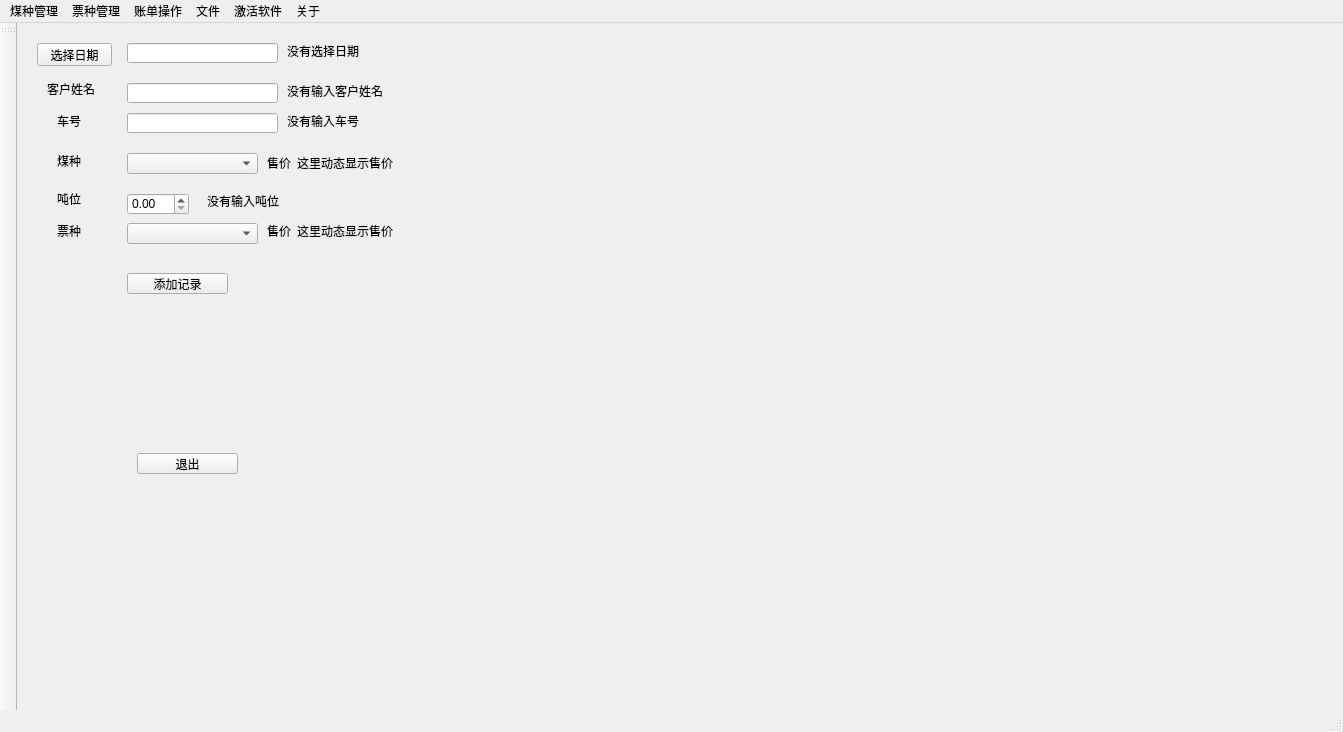
<?xml version="1.0" encoding="UTF-8"?>
<ui version="4.0">
 <class>MainWindow</class>
 <widget class="QMainWindow" name="MainWindow">
  <property name="geometry">
   <rect>
    <x>0</x>
    <y>0</y>
    <width>1343</width>
    <height>732</height>
   </rect>
  </property>
  <property name="windowTitle">
   <string>MainWindow</string>
  </property>
  <widget class="QWidget" name="centralwidget">
   <widget class="QPushButton" name="exit">
    <property name="geometry">
     <rect>
      <x>120</x>
      <y>430</y>
      <width>101</width>
      <height>21</height>
     </rect>
    </property>
    <property name="text">
     <string>退出</string>
    </property>
   </widget>
   <widget class="QComboBox" name="coal_sorts">
    <property name="geometry">
     <rect>
      <x>110</x>
      <y>130</y>
      <width>131</width>
      <height>21</height>
     </rect>
    </property>
    <property name="sizeAdjustPolicy">
     <enum>QComboBox::AdjustToMinimumContentsLength</enum>
    </property>
   </widget>
   <widget class="QLabel" name="label_coal">
    <property name="geometry">
     <rect>
      <x>40</x>
      <y>130</y>
      <width>59</width>
      <height>16</height>
     </rect>
    </property>
    <property name="text">
     <string>煤种</string>
    </property>
   </widget>
   <widget class="QPushButton" name="add_record_btn">
    <property name="geometry">
     <rect>
      <x>110</x>
      <y>250</y>
      <width>101</width>
      <height>21</height>
     </rect>
    </property>
    <property name="text">
     <string>添加记录</string>
    </property>
   </widget>
   <widget class="QLabel" name="weight_label">
    <property name="geometry">
     <rect>
      <x>40</x>
      <y>170</y>
      <width>54</width>
      <height>12</height>
     </rect>
    </property>
    <property name="text">
     <string>吨位</string>
    </property>
   </widget>
   <widget class="QComboBox" name="ticket_sorts">
    <property name="geometry">
     <rect>
      <x>110</x>
      <y>200</y>
      <width>131</width>
      <height>21</height>
     </rect>
    </property>
    <property name="sizeAdjustPolicy">
     <enum>QComboBox::AdjustToMinimumContentsLength</enum>
    </property>
   </widget>
   <widget class="QLabel" name="label_ticket">
    <property name="geometry">
     <rect>
      <x>40</x>
      <y>200</y>
      <width>59</width>
      <height>16</height>
     </rect>
    </property>
    <property name="text">
     <string>票种</string>
    </property>
   </widget>
   <widget class="QLabel" name="user_name_label">
    <property name="geometry">
     <rect>
      <x>30</x>
      <y>60</y>
      <width>54</width>
      <height>12</height>
     </rect>
    </property>
    <property name="text">
     <string>客户姓名</string>
    </property>
   </widget>
   <widget class="QLabel" name="car_id_label">
    <property name="geometry">
     <rect>
      <x>40</x>
      <y>90</y>
      <width>54</width>
      <height>16</height>
     </rect>
    </property>
    <property name="text">
     <string>车号</string>
    </property>
   </widget>
   <widget class="QPushButton" name="select_date_btn">
    <property name="geometry">
     <rect>
      <x>20</x>
      <y>20</y>
      <width>75</width>
      <height>23</height>
     </rect>
    </property>
    <property name="text">
     <string>选择日期</string>
    </property>
   </widget>
   <widget class="QLineEdit" name="usernmae_content">
    <property name="geometry">
     <rect>
      <x>110</x>
      <y>60</y>
      <width>151</width>
      <height>20</height>
     </rect>
    </property>
   </widget>
   <widget class="QLineEdit" name="car_id_content">
    <property name="geometry">
     <rect>
      <x>110</x>
      <y>90</y>
      <width>151</width>
      <height>20</height>
     </rect>
    </property>
   </widget>
   <widget class="QDoubleSpinBox" name="weight_value">
    <property name="geometry">
     <rect>
      <x>110</x>
      <y>170</y>
      <width>62</width>
      <height>22</height>
     </rect>
    </property>
   </widget>
   <widget class="QLineEdit" name="date_value_content">
    <property name="geometry">
     <rect>
      <x>110</x>
      <y>20</y>
      <width>151</width>
      <height>20</height>
     </rect>
    </property>
   </widget>
   <widget class="QLabel" name="label_coal_2">
    <property name="geometry">
     <rect>
      <x>250</x>
      <y>130</y>
      <width>31</width>
      <height>20</height>
     </rect>
    </property>
    <property name="text">
     <string>售价</string>
    </property>
   </widget>
   <widget class="QLabel" name="label_coal_3">
    <property name="geometry">
     <rect>
      <x>250</x>
      <y>200</y>
      <width>31</width>
      <height>16</height>
     </rect>
    </property>
    <property name="text">
     <string>售价</string>
    </property>
   </widget>
   <widget class="QLabel" name="date_hint">
    <property name="geometry">
     <rect>
      <x>270</x>
      <y>20</y>
      <width>101</width>
      <height>16</height>
     </rect>
    </property>
    <property name="text">
     <string>没有选择日期</string>
    </property>
   </widget>
   <widget class="QLabel" name="person_name_hint">
    <property name="geometry">
     <rect>
      <x>270</x>
      <y>60</y>
      <width>101</width>
      <height>16</height>
     </rect>
    </property>
    <property name="text">
     <string>没有输入客户姓名</string>
    </property>
   </widget>
   <widget class="QLabel" name="car_id_hint">
    <property name="geometry">
     <rect>
      <x>270</x>
      <y>90</y>
      <width>101</width>
      <height>16</height>
     </rect>
    </property>
    <property name="text">
     <string>没有输入车号</string>
    </property>
   </widget>
   <widget class="QLabel" name="coal_sell_price_display">
    <property name="geometry">
     <rect>
      <x>280</x>
      <y>130</y>
      <width>101</width>
      <height>20</height>
     </rect>
    </property>
    <property name="text">
     <string>这里动态显示售价</string>
    </property>
   </widget>
   <widget class="QLabel" name="ticket_sell_price_display">
    <property name="geometry">
     <rect>
      <x>280</x>
      <y>200</y>
      <width>101</width>
      <height>16</height>
     </rect>
    </property>
    <property name="text">
     <string>这里动态显示售价</string>
    </property>
   </widget>
   <widget class="QLabel" name="weight_hint">
    <property name="geometry">
     <rect>
      <x>190</x>
      <y>170</y>
      <width>101</width>
      <height>16</height>
     </rect>
    </property>
    <property name="text">
     <string>没有输入吨位</string>
    </property>
   </widget>
  </widget>
  <widget class="QMenuBar" name="menubar">
   <property name="geometry">
    <rect>
     <x>0</x>
     <y>0</y>
     <width>1343</width>
     <height>19</height>
    </rect>
   </property>
   <widget class="QMenu" name="menu_acount">
    <property name="title">
     <string>账单操作</string>
    </property>
    <addaction name="compute_account"/>
    <addaction name="history_acount"/>
   </widget>
   <widget class="QMenu" name="coal">
    <property name="title">
     <string>煤种管理</string>
    </property>
    <addaction name="add_new_coal"/>
    <addaction name="coal_price_management"/>
   </widget>
   <widget class="QMenu" name="ticket">
    <property name="title">
     <string>票种管理</string>
    </property>
    <widget class="QMenu" name="menu_2">
     <property name="title">
      <string>票价管理</string>
     </property>
    </widget>
    <addaction name="menu_2"/>
    <addaction name="add_new_ticket"/>
    <addaction name="query_ticket_info"/>
   </widget>
   <widget class="QMenu" name="menu">
    <property name="title">
     <string>关于</string>
    </property>
   </widget>
   <widget class="QMenu" name="menu_4">
    <property name="cursor">
     <cursorShape>ArrowCursor</cursorShape>
    </property>
    <property name="title">
     <string>文件</string>
    </property>
    <addaction name="import_record_detail_file"/>
    <addaction name="export_2"/>
   </widget>
   <widget class="QMenu" name="menu_3">
    <property name="title">
     <string>激活软件</string>
    </property>
   </widget>
   <addaction name="coal"/>
   <addaction name="ticket"/>
   <addaction name="menu_acount"/>
   <addaction name="menu_4"/>
   <addaction name="menu_3"/>
   <addaction name="menu"/>
  </widget>
  <widget class="QStatusBar" name="statusbar"/>
  <widget class="QToolBar" name="toolBar">
   <property name="windowTitle">
    <string>toolBar</string>
   </property>
   <attribute name="toolBarArea">
    <enum>LeftToolBarArea</enum>
   </attribute>
   <attribute name="toolBarBreak">
    <bool>false</bool>
   </attribute>
  </widget>
  <action name="add_new_ticket">
   <property name="checkable">
    <bool>true</bool>
   </property>
   <property name="text">
    <string>添加票种</string>
   </property>
   <property name="shortcut">
    <string>Ctrl+M</string>
   </property>
  </action>
  <action name="query_ticket_info">
   <property name="text">
    <string>查询票种</string>
   </property>
   <property name="shortcut">
    <string>Ctrl+Q</string>
   </property>
  </action>
  <action name="add_new_coal">
   <property name="text">
    <string>添加煤种</string>
   </property>
  </action>
  <action name="compute_account">
   <property name="text">
    <string>出账</string>
   </property>
  </action>
  <action name="history_acount">
   <property name="text">
    <string>历史账单</string>
   </property>
   <property name="toolTip">
    <string>支持按照煤种类查找</string>
   </property>
  </action>
  <action name="compute_by_ticket">
   <property name="text">
    <string>按票种计算</string>
   </property>
   <property name="toolTip">
    <string>支持按照票种类进行计算</string>
   </property>
  </action>
  <action name="import_record_detail_file">
   <property name="text">
    <string>导入明细文件</string>
   </property>
  </action>
  <action name="export_2">
   <property name="text">
    <string>导出记录</string>
   </property>
  </action>
  <action name="coal_price_management">
   <property name="text">
    <string>煤价管理</string>
   </property>
  </action>
 </widget>
 <resources/>
 <connections>
  <connection>
   <sender>coal_sorts</sender>
   <signal>currentIndexChanged(int)</signal>
   <receiver>MainWindow</receiver>
   <slot>onCoalSortSelected()</slot>
   <hints>
    <hint type="sourcelabel">
     <x>146</x>
     <y>169</y>
    </hint>
    <hint type="destinationlabel">
     <x>316</x>
     <y>344</y>
    </hint>
   </hints>
  </connection>
  <connection>
   <sender>exit</sender>
   <signal>clicked()</signal>
   <receiver>MainWindow</receiver>
   <slot>exit()</slot>
   <hints>
    <hint type="sourcelabel">
     <x>232</x>
     <y>469</y>
    </hint>
    <hint type="destinationlabel">
     <x>655</x>
     <y>370</y>
    </hint>
   </hints>
  </connection>
  <connection>
   <sender>add_record_btn</sender>
   <signal>clicked()</signal>
   <receiver>MainWindow</receiver>
   <slot>on_record_add()</slot>
   <hints>
    <hint type="sourcelabel">
     <x>222</x>
     <y>289</y>
    </hint>
    <hint type="destinationlabel">
     <x>651</x>
     <y>293</y>
    </hint>
   </hints>
  </connection>
  <connection>
   <sender>add_new_ticket</sender>
   <signal>triggered()</signal>
   <receiver>MainWindow</receiver>
   <slot>on_add_new_ticket()</slot>
   <hints>
    <hint type="sourcelabel">
     <x>-1</x>
     <y>-1</y>
    </hint>
    <hint type="destinationlabel">
     <x>155</x>
     <y>539</y>
    </hint>
   </hints>
  </connection>
  <connection>
   <sender>select_date_btn</sender>
   <signal>clicked()</signal>
   <receiver>MainWindow</receiver>
   <slot>on_date_selected()</slot>
   <hints>
    <hint type="sourcelabel">
     <x>92</x>
     <y>61</y>
    </hint>
    <hint type="destinationlabel">
     <x>142</x>
     <y>90</y>
    </hint>
   </hints>
  </connection>
  <connection>
   <sender>usernmae_content</sender>
   <signal>editingFinished()</signal>
   <receiver>MainWindow</receiver>
   <slot>on_name_input()</slot>
   <hints>
    <hint type="sourcelabel">
     <x>192</x>
     <y>98</y>
    </hint>
    <hint type="destinationlabel">
     <x>404</x>
     <y>84</y>
    </hint>
   </hints>
  </connection>
  <connection>
   <sender>car_id_content</sender>
   <signal>editingFinished()</signal>
   <receiver>MainWindow</receiver>
   <slot>on_input_car_id()</slot>
   <hints>
    <hint type="sourcelabel">
     <x>249</x>
     <y>128</y>
    </hint>
    <hint type="destinationlabel">
     <x>638</x>
     <y>210</y>
    </hint>
   </hints>
  </connection>
  <connection>
   <sender>weight_value</sender>
   <signal>editingFinished()</signal>
   <receiver>MainWindow</receiver>
   <slot>on_weight_value_input()</slot>
   <hints>
    <hint type="sourcelabel">
     <x>167</x>
     <y>210</y>
    </hint>
    <hint type="destinationlabel">
     <x>513</x>
     <y>358</y>
    </hint>
   </hints>
  </connection>
  <connection>
   <sender>ticket_sorts</sender>
   <signal>currentIndexChanged(int)</signal>
   <receiver>MainWindow</receiver>
   <slot>on_ticket_selected()</slot>
   <hints>
    <hint type="sourcelabel">
     <x>158</x>
     <y>239</y>
    </hint>
    <hint type="destinationlabel">
     <x>136</x>
     <y>354</y>
    </hint>
   </hints>
  </connection>
  <connection>
   <sender>add_new_coal</sender>
   <signal>triggered()</signal>
   <receiver>MainWindow</receiver>
   <slot>on_add_new_coal()</slot>
   <hints>
    <hint type="sourcelabel">
     <x>-1</x>
     <y>-1</y>
    </hint>
    <hint type="destinationlabel">
     <x>482</x>
     <y>365</y>
    </hint>
   </hints>
  </connection>
  <connection>
   <sender>compute_account</sender>
   <signal>triggered()</signal>
   <receiver>MainWindow</receiver>
   <slot>on_compute_account()</slot>
   <hints>
    <hint type="sourcelabel">
     <x>-1</x>
     <y>-1</y>
    </hint>
    <hint type="destinationlabel">
     <x>671</x>
     <y>365</y>
    </hint>
   </hints>
  </connection>
  <connection>
   <sender>coal_price_management</sender>
   <signal>triggered()</signal>
   <receiver>MainWindow</receiver>
   <slot>open_coal_price_manage_dialog()</slot>
   <hints>
    <hint type="sourcelabel">
     <x>-1</x>
     <y>-1</y>
    </hint>
    <hint type="destinationlabel">
     <x>671</x>
     <y>365</y>
    </hint>
   </hints>
  </connection>
 </connections>
 <slots>
  <signal>signal1()</signal>
  <slot>onCoalSortSelected()</slot>
  <slot>exportTable()</slot>
  <slot>generateExcel()</slot>
  <slot>exit()</slot>
  <slot>beginDate()</slot>
  <slot>endDate()</slot>
  <slot>getPrice()</slot>
  <slot>on_record_add()</slot>
  <slot>on_input_car_id()</slot>
  <slot>invokeHelp()</slot>
  <slot>invokeEdit()</slot>
  <slot>on_add_new_ticket()</slot>
  <slot>on_date_selected()</slot>
  <slot>on_name_input()</slot>
  <slot>on_weight_value_input()</slot>
  <slot>on_ticket_selected()</slot>
  <slot>on_add_new_coal()</slot>
  <slot>on_compute_account()</slot>
  <slot>open_coal_price_manage_dialog()</slot>
 </slots>
</ui>
